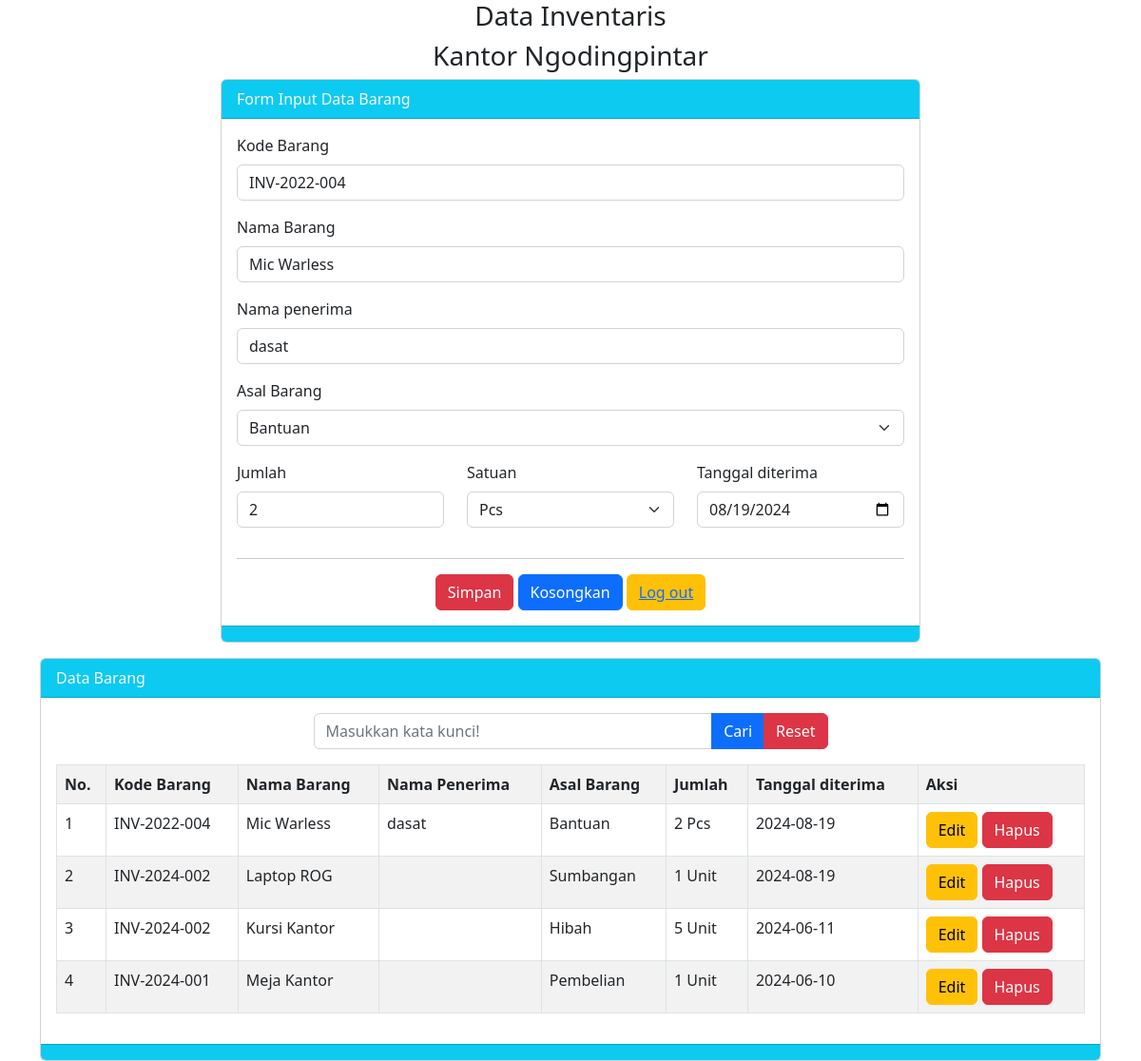
The app's page /indexs.php?hal=edit&id=10 with its own data.
### tables this page shows
CREATE TABLE `tbbarang` (
  `id_barang` int(11) NOT NULL,
  `kode` varchar(15) NOT NULL,
  `nama` varchar(100) NOT NULL,
  `asal` varchar(25) NOT NULL,
  `jumlah` int(4) NOT NULL,
  `satuan` varchar(15) NOT NULL,
  `tanggal_diterima` date NOT NULL,
  `tanggal_simpan` timestamp NOT NULL DEFAULT current_timestamp() ON UPDATE current_timestamp(),
  `nama_penerima` varchar(25) NOT NULL
);

### indexs.php (the view, shortened to what this page needs)
<?php
$server = "localhost";
$user = "root";
$password = "";
$database = "crud";
$koneksi = mysqli_connect($server, $user, $password, $database) or die(mysqli_error($koneksi));
$q = mysqli_query($koneksi, "SELECT kode FROM tbbarang order by kode desc limit 1");
$datax = mysqli_fetch_array($q);
if ($datax) {
    $no_terakhir = substr($datax['kode'], -3);
    $no = $no_terakhir + 1;
    if ($no > 0 and $no < 10) {
        $kode = "00" . $no;
    } else if ($no > 10 and $no < 100) {
        $kode = "0" . $no;
    } else if ($no > 100) {
        $kode = $no;
    }
} else {
    $kode = "001";
}
$tahun = date('Y');
$vkode = "IVN-" . $tahun . '-' . $kode;
$vnama = "";
$vnama_penerima = "";
$vasal = "";
$vjumlah = "";
$vsatuan = "";
$vtanggal_diterima = "";
if (isset($_GET['hal'])) {
    if ($_GET['hal'] == "edit") {
        $tampil = mysqli_query($koneksi, "SELECT * FROM tbbarang WHERE id_barang = '$_GET[id]' ");
        $data = mysqli_fetch_array($tampil);
        if ($data) {
            $vkode = $data['kode'];
            $vnama = $data['nama'];
            $vnama_penerima = $data['nama_penerima'];
            $vasal = $data['asal'];
            $vjumlah = $data['jumlah'];
            $vsatuan = $data['satuan'];
            $vtanggal_diterima = $data['tanggal_diterima'];
        }
    } else if ($_GET['hal'] == "hapus") {
        $hapus = mysqli_query($koneksi, "DELETE FROM tbbarang WHERE id_barang = '$_GET[id]' ");
        if ($hapus) {
            echo "<script>
            alert('Hapus data Sukses!');
            document.location='indexs.php';
            </script>";
        } else {
            echo "<script>
            alert('Hapus data Gagal!');
            document.location='indexs.php';
            </script>";
        }
    }
}
?>
<!doctype html>
<html lang="en">
<head>
    <link href="https://cdn.jsdelivr.net/npm/bootstrap@5.2.0-beta1/dist/css/bootstrap.min.css" rel="stylesheet"
>
</head>
<body>
    <div class="container">
        <h3 class="text-center">Data Inventaris</h3>
        <h3 class="text-center">Kantor Ngodingpintar</h3>
        <div class="row">
            <div class="col-md-8 mx-auto">
                <div class="card">
                    <div class="card-header bg-info text-light">
                        Form Input Data Barang
                    </div>
                    <div class="card-body">
                        <form method="POST">
                            <div class="mb-3">
                                <label class="form-label">Kode Barang</label>
                                <input type="text" name="tkode" value="<?= $vkode ?>" class="form-control"
                                    placeholder="Masukkan Kode Barang">
                            </div>
                            <div class="mb-3">
                                <label class="form-label">Nama Barang</label>
                                <input type="text" name="tnama" value="<?= $vnama ?>" class="form-control"
                                    placeholder="Masukkan Nama Barang">
                            </div>
                            <div class="mb-3">
                                <label class="form-label">Nama penerima</label>
                                <input type="text" name="tnama_penerima" value="<?= $vnama_penerima ?>" class="form-control"
                                    placeholder="Masukkan Nama penerima">
                            </div>
                            <div class="mb-3">
                                <label class="form-label">Asal Barang</label>
                                <select class="form-select" name="tasal">
                                    <option value="<?= $vasal ?>"><?= $vasal ?></option>
                                </select>
                            </div>
                            <div class="row">
                                <div class="col">
                                    <div class="mb-3">
                                        <label class="form-label">Jumlah</label>
                                        <input type="number" name="tjumlah" value="<?= $vjumlah ?>" class="form-control"
                                            placeholder="Masukkan Jumlah Barang">
                                    </div>
                                </div>
                                <div class="col">
                                    <div class="mb-3">
                                        <label class="form-label">Satuan</label>
                                        <select class="form-select" name="tsatuan">
                                            <option value="<?= $vsatuan ?>"><?= $vsatuan ?></option>
                                        </select>
                                    </div>
                                </div>
                                <div class="col">
                                    <div class="mb-3">
                                        <label class="form-label">Tanggal diterima</label>
                                        <input type="date" name="ttanggal_diterima" value="<?= $vtanggal_diterima ?>"
                                            class="form-control" placeholder="Masukkan Jumlah Barang">
                                    </div>
                                </div>
                                <div class="text-center">
                                    <hr>
                                    <button class="btn btn-danger" name="bsimpan" type="submit">Simpan</button>
                                    <button class="btn btn-primary" name="bkosongkan" type="reset">Kosongkan</button>
                                    <button class="btn btn-warning"><a href="index.php">Log out</a></button>
                                </div>
                            </div>
                        </form>
                    </div>
                    <div class="card-footer bg-info">
                    </div>
                </div>
            </div>
        </div>
        <div class="card mt-3">
            <div class="card-header bg-info text-light">
                Data Barang
            </div>
            <div class="card-body">
                <div class="col-md-6 mx-auto">
                    <form method="POST">
                        <div class="input-group mb-3">
                            <input type="text" name="tcari" value="<?= @$_POST['tcari'] ?>" class="form-control"
                                placeholder="Masukkan kata kunci!">
                            <button class="btn btn-primary" name="bcari" type="submit">Cari</button>
                            <button class="btn btn-danger" name="breset" type="submit">Reset</button>
                        </div>
                    </form>
                </div>
                <table class="table table-striped table-hover table-bordered">
                    <tr>
                        <th>No.</th>
                        <th>Kode Barang</th>
                        <th>Nama Barang</th>
                        <th>Nama Penerima</th>
                        <th>Asal Barang</th>
                        <th>Jumlah</th>
                        <th>Tanggal diterima</th>
                        <th>Aksi</th>
                    </tr>
                    <?php
                    $no = 1;
                    if (isset($_POST['bcari'])) {
                        $keyword = $_POST['tcari'];
                        $q = "SELECT * FROM tbbarang WHERE kode like '%$keyword%' or nama like  '%$keyword%' or nama_penerima like '%$keyword%' or asal like '%$keyword%' order by id_barang desc  ";
                    } else {
                        $q = "SELECT * FROM tbbarang order by id_barang desc";
                    }
                    $tampil = mysqli_query($koneksi, $q);
                    while ($data = mysqli_fetch_array($tampil)) :
                    ?>
                    <tr>
                        <td><?= $no++ ?></td>
                        <td><?= $data['kode'] ?></td>
                        <td><?= $data['nama'] ?></td>
                        <td><?= $data['nama_penerima'] ?></td>
                        <td><?= $data['asal'] ?></td>
                        <td><?= $data['jumlah'] ?> <?= $data['satuan'] ?></td>
                        <td><?= $data['tanggal_diterima'] ?></td>
                        <td>
                            <a href="indexs.php?hal=edit&id=<?= $data['id_barang'] ?>" class="btn btn-warning">Edit</a>
                            <a href="indexs.php?hal=hapus&id=<?= $data['id_barang'] ?>" class="btn btn-danger"
                                onclick="return confirm('Apakah anda Yakin akan Hapus Data ini?')">Hapus</a>
                        </td>
                    </tr>
                    <?php endwhile; ?>
                </table>
            </div>
            <div class="card-footer bg-info">
            </div>
        </div>
    </div>
</body>
</html>

### records on screen
tbbarang: tkode "INV-2022-004", tnama "Mic Warless", tnama_penerima "dasat", tasal "Bantuan", tjumlah "2", tsatuan "Pcs", ttanggal_diterima "08/19/2024", kode "INV-2022-004", nama "Mic Warless", nama_penerima "dasat", asal "Bantuan", jumlah "2", satuan "Pcs", tanggal_diterima "2024-08-19"
tbbarang: kode "INV-2024-002", nama "Laptop ROG", asal "Sumbangan", jumlah "1", satuan "Unit", tanggal_diterima "2024-08-19"
tbbarang: kode "INV-2024-002", nama "Kursi Kantor", asal "Hibah", jumlah "5", satuan "Unit", tanggal_diterima "2024-06-11"
tbbarang: kode "INV-2024-001", nama "Meja Kantor", asal "Pembelian", jumlah "1", satuan "Unit", tanggal_diterima "2024-06-10"
